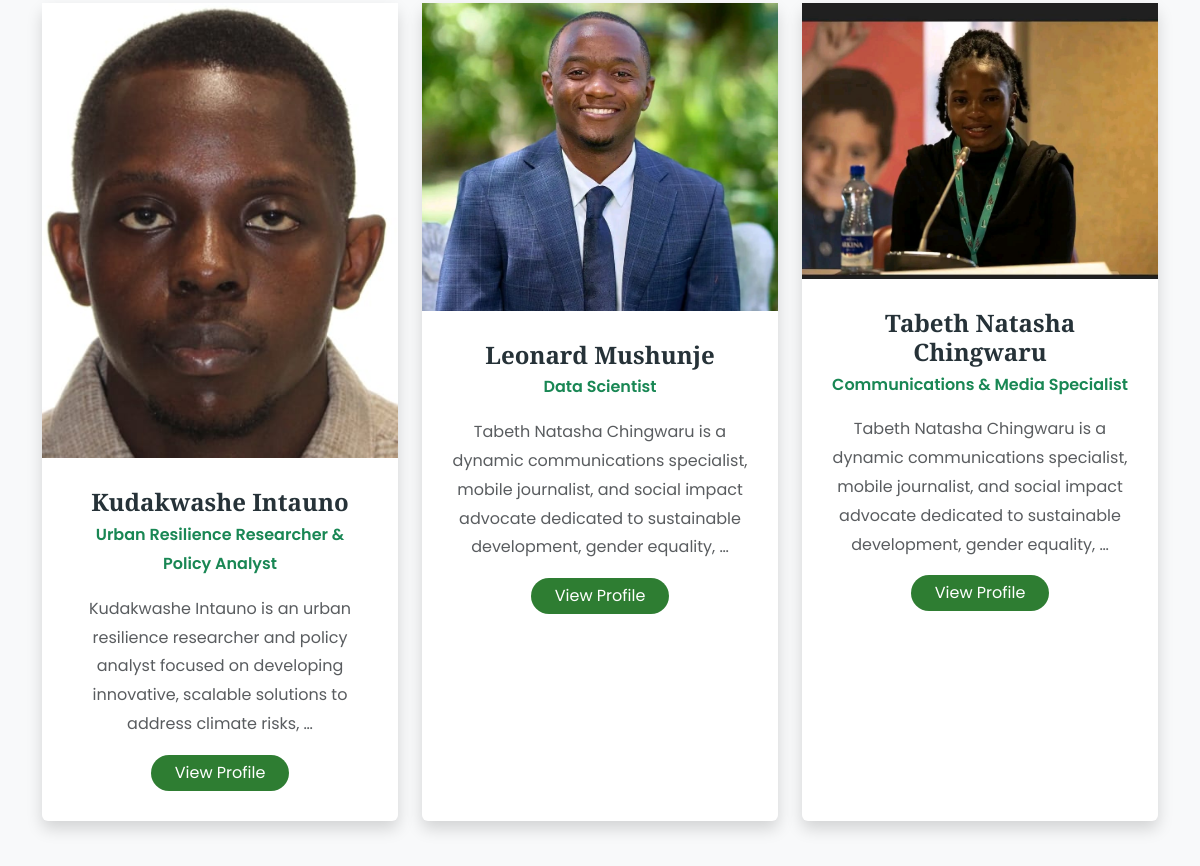
Page /about/ (middle part) on the earlier database version.
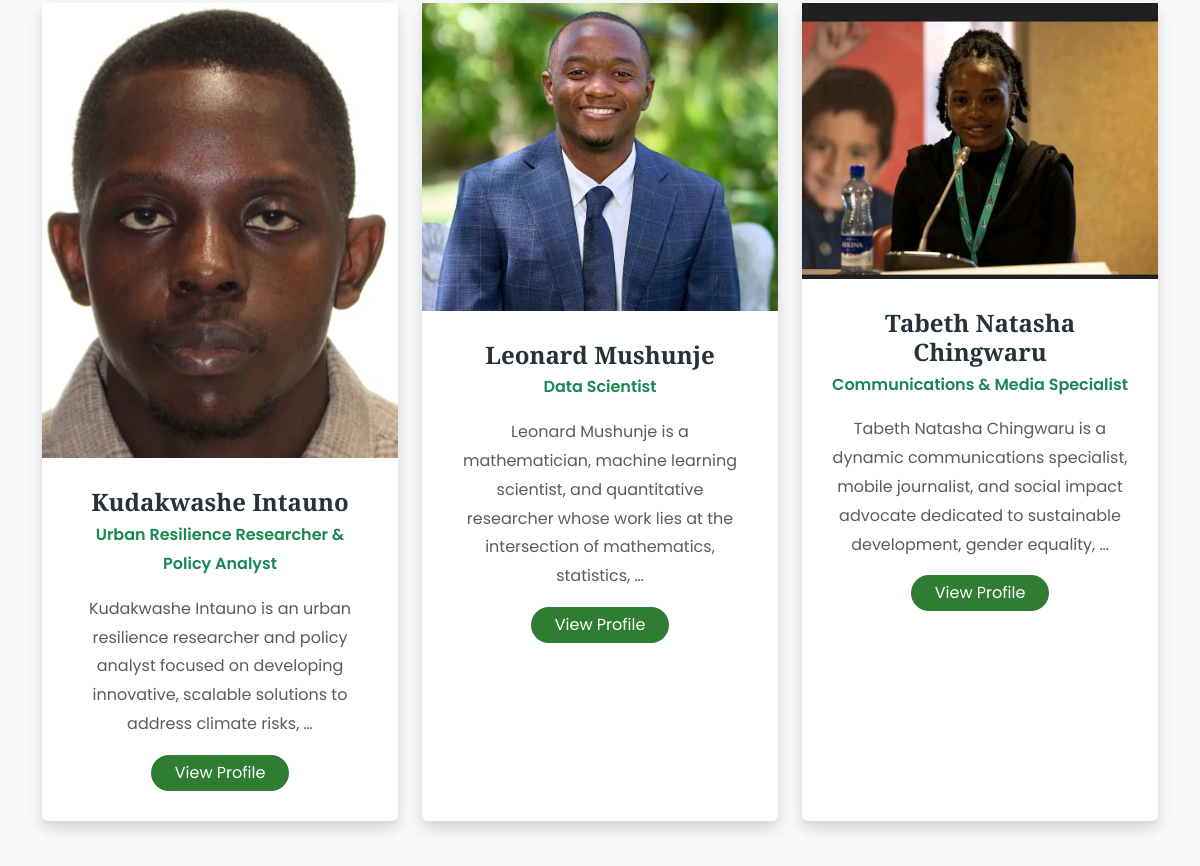
Same page on the later database version.
### core/models.py (models this page shows, shortened)
class TeamMember(models.Model):
    name = models.CharField(
        max_length=100
    )
    position = models.CharField(
        max_length=150
    )
    biography = models.TextField(
        help_text="Supports paragraphs. Use separate fields below for links."
    )
    photo = models.ImageField(
        upload_to="team/",
        blank=True,
        null=True
    )
    email = models.EmailField(
        blank=True
    )
    phone = models.CharField(
        max_length=20,
        blank=True
    )
    linkedin = models.URLField(
        blank=True,
        verbose_name="LinkedIn Profile"
    )
    google_scholar = models.URLField(
        blank=True,
        verbose_name="Google Scholar"
    )
    researchgate = models.URLField(
        blank=True,
        verbose_name="ResearchGate"
    )
    orcid = models.URLField(
        blank=True,
        verbose_name="ORCID"
    )
    website = models.URLField(
        blank=True,
        verbose_name="Personal Website"
    )
    expertise = models.CharField(
        max_length=255,
        blank=True,
        help_text="Example: Urban Planning, Climate Change, GIS"
    )
    display_order = models.PositiveIntegerField(
        default=0
    )
    is_active = models.BooleanField(
        default=True
    )
    created_at = models.DateTimeField(
        auto_now_add=True
    )
    class Meta:
        ordering = ["display_order", "name"]

### core/views.py (the view)
# urls.py: path("about/", views.about, name="about"),
def about(request):
    from .models import TeamMember
    team = TeamMember.objects.all()
    context = {
        "team": team
    }
    return render(
        request,
        "about.html",
        context
    )

### templates/about.html (shortened to what this page needs)
{% extends 'base.html' %}
{% load static %}
{% block content %}
<section class="py-5 bg-light">
    <div class="container">
        <div class="row g-4 justify-content-center">
            {% for member in team %}
            <div class="col-xl-4 col-lg-4 col-md-6">
                <div class="card team-card h-100 border-0 shadow">
                    {% if member.photo %}
                        <img src="{{ member.photo.url }}"
                             class="team-photo"
                             alt="{{ member.name }}">
                    {% else %}
                        <img src="{% static 'images/research.jpg' %}"
                             class="team-photo"
                             alt="{{ member.name }}">
                    {% endif %}
                    <div class="card-body text-center">
                        <h4 class="fw-bold mb-1">
                            {{ member.name }}
                        </h4>
                        <p class="text-success fw-semibold mb-3">
                            {{ member.position }}
                        </p>
                        <p class="text-muted">
                            {{ member.biography|truncatewords:20 }}
                        </p>
                        <a href="{% url 'team_detail' member.id %}"
                           class="btn btn-success rounded-pill px-4">
                            View Profile
                        </a>
                    </div>
                </div>
            </div>
            {% empty %}
            <div class="col-12 text-center">
                <h4>No team members available.</h4>
            </div>
            {% endfor %}
        </div>
    </div>
</section>
{% endblock %}

Differences in the rows shown:
changed TeamMember "Leonard Mushunje": biography "Tabeth Natasha Chingwaru is a dynamic communications specialist, mobile journalist, and social impact advocate dedicated to sustainable development, gender equality, …" → "Leonard Mushunje is a mathematician, machine learning scientist, and quantitative researcher whose work lies at the intersection of mathematics, statistics, …"
